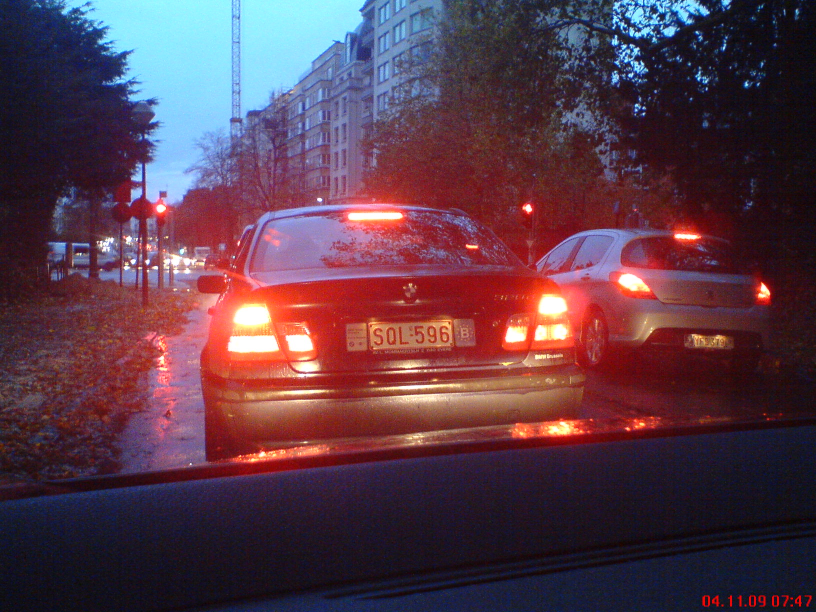
%> input picture lab 6/lab6fa2015/MatlabFiles/car_plate.jpg, 1632 x 1224 px (shown at 1/2 size)
$ octave demo4_application_2.m   (GNU Octave 9; MATLAB toolbox functions it lacks are replaced by stand-ins)
%> lines starting %> are read from the running program, lines starting %| are printed output that depends on the picture
%% image blurring
% ECE 311
% Chao
%

clear all;
close all;
clc;

fignum = 500;

%% load and display an image
[temp,map] = imread('car_plate.jpg');
%> temp is the input picture: size 1224x1632x3 uint8; mean R, G, B 89.7, 58.9, 73.5
%> map = []
% crop the image
temp2 = temp(1:1024,1:1536,:);
Im = imresize(temp2,[512,768]);
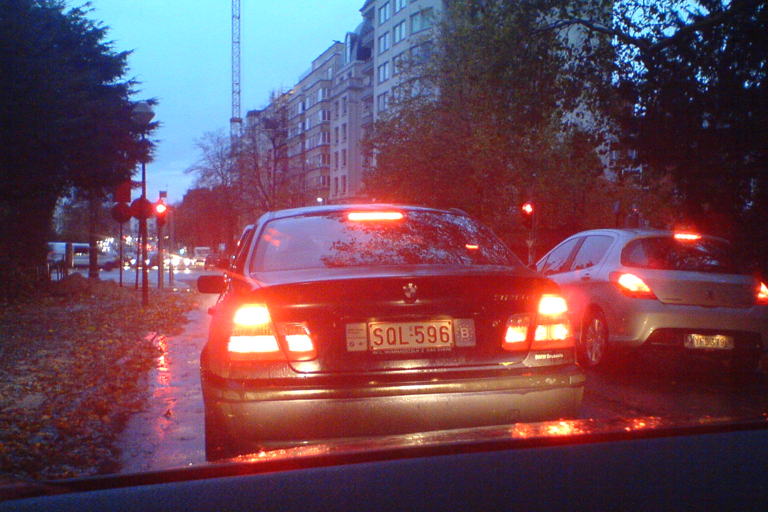
%> Im: size 512x768x3 uint8; mean R, G, B 106.9, 69.6, 84.3
figure(fignum);
imagesc(Im);
colormap(map);
%> (this line was passed over: colormap is not available in this run)
axis image off;
fignum = fignum +1;

%% Create a Gaussian window
w = linspace(-pi,pi,1023);
H = exp(-w.^2/0.4).*exp(-1i*(length(w)-1)/2*w);
temp = ifft(ifftshift(H))*sqrt(1023);
h = temp(511-20:511+20);
h = real(h);
G = conj(H)./(abs(H).^2+0.01);

figure(fignum);
plot(w,abs(H));
xlabel('\omega');
title('|H_d(\omega)|');
%> figure, not shown here; curve peaks at x = 0, y = 1
fignum = fignum + 1;

figure(fignum);
plot(w,abs(G));
xlabel('\omega');
title('|G_d(\omega)|');
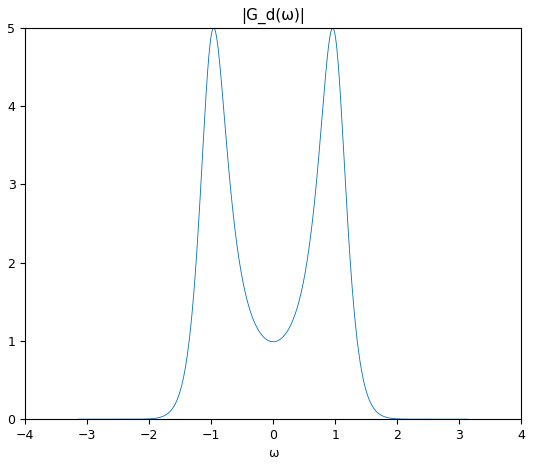
%> figure redrawn from the program's plot data; curve peaks at x = -0.959, y = 5
fignum = fignum + 1;

figure(fignum);
stem(real(h));
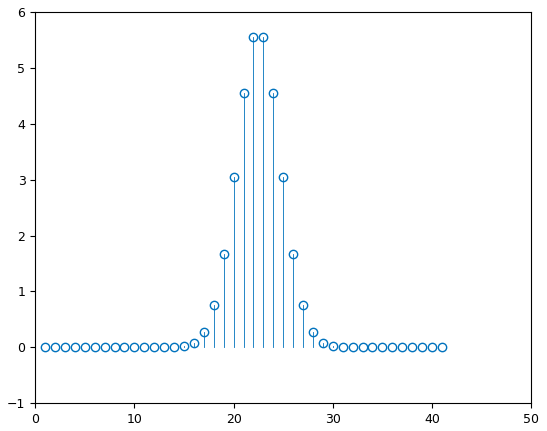
%> figure redrawn from the program's plot data; highest point at x = 23, y = 5.56
fignum = fignum + 1;

%% blur the image
Nx = size(Im,1);
%> Nx = 512
Ny = size(Im,2);
%> Ny = 768

temp = [];
temp2 = [];
for ind = 1:3
    for indx = 1:Nx
        temp(indx,:,ind) = cconv(h,Im(indx,:,ind));
    end
end
for ind = 1:3
    for indy = 1:Ny
        temp2(:,indy,ind) = cconv(h(:),temp(:,indy,ind));
    end
end

ImBlurred = temp2(25:538,20:end,:);
figure(fignum);
imagesc(abs(ImBlurred)./max(ImBlurred(:)));
%> (this line was passed over: imagesc is not available in this run)
% colormap(map);
axis image off;
fignum = fignum + 1;

%% Design the deblurring filter
w = 2*pi*(-20:20)/41;
w= w(:);
H = exp(-w.^2/0.4).*exp(-1i*511*w);
G = conj(H)./(abs(H).^2+0.01);
figure(fignum);
plot(w,abs(G));
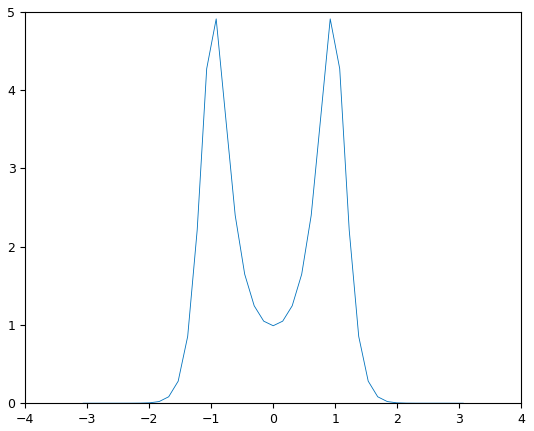
%> figure redrawn from the program's plot data; curve peaks at x = -0.919, y = 4.91
fignum = fignum + 1;
% design the deblurring filter
temp = ifft(ifftshift(G));
g = temp;
figure(fignum);
stem(real(g));
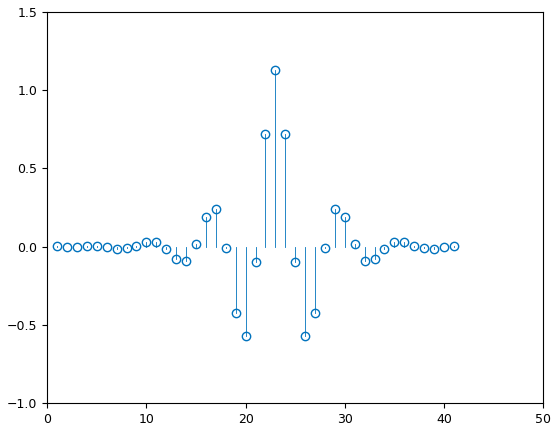
%> figure redrawn from the program's plot data; highest point at x = 23, y = 1.13
fignum = fignum + 1;

figure(fignum);
stem(imag(g));
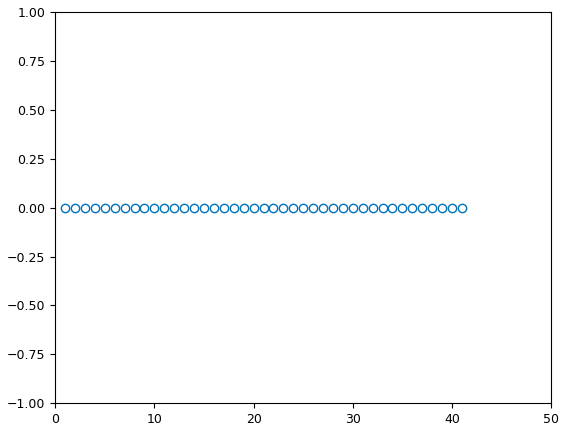
%> figure redrawn from the program's plot data
fignum = fignum + 1;

w = linspace(-pi,pi,1023);
G = fftshift(freqz(g,1,1023,'whole'));
figure(fignum);
plot(w,abs(G));
xlabel('\omega');
title('|G(\omega)|');
%> figure, not shown here; curve peaks at x = -0.959, y = 4.98
fignum = fignum + 1;

%% Deblurred the image

Nx = size(ImBlurred,1);
%> Nx = 514
Ny = size(ImBlurred,2);
%> Ny = 749

temp = [];
temp2 = [];
for ind = 1:3
    for indx = 1:Nx
        temp(indx,:,ind) = cconv(reshape(g,1,[]),ImBlurred(indx,:,ind));
    end
end
for ind = 1:3
    for indy = 1:Ny
        temp2(:,indy,ind) = cconv(g(:),temp(:,indy,ind));
    end
end
ImDeBlurred = temp2(12:524,19:end,:);
%%
figure(fignum);
imagesc(abs(ImDeBlurred)./max(abs(ImDeBlurred(:))));
colormap(map);
%> (this line was passed over: colormap is not available in this run)
axis image off;
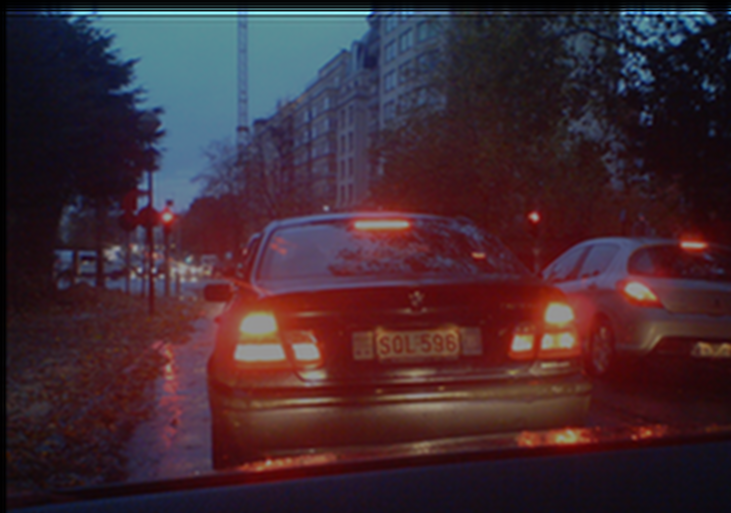
%> displayed picture: size 513x731x3, on the screen's scale of 0 to 255; mean R, G, B 64.4, 42.2, 50.8
fignum = fignum + 1;
